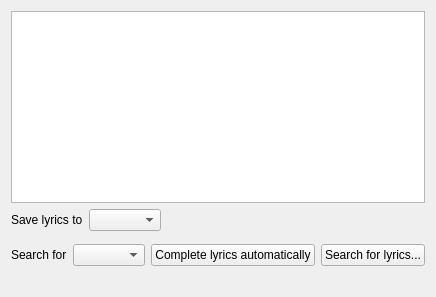
<?xml version="1.0" encoding="UTF-8"?>
<ui version="4.0">
 <class>LyricsTab</class>
 <widget class="QWidget" name="LyricsTab">
  <layout class="QVBoxLayout" name="layout_lyricstab">
   <property name="sizeConstraint">
    <enum>QLayout::SetMaximumSize</enum>
   </property>
   <item>
    <widget class="TextEdit" name="lyrics">
     <property name="has_reset_button" stdset="0">
      <bool>true</bool>
     </property>
     <property name="has_clear_button" stdset="0">
      <bool>false</bool>
     </property>
    </widget>
   </item>
   <item>
    <layout class="QHBoxLayout" name="layout_storage">
     <item>
      <widget class="QLabel" name="label_storage">
       <property name="text">
        <string>Save lyrics to</string>
       </property>
       <property name="buddy">
        <cstring>storage</cstring>
       </property>
      </widget>
     </item>
     <item>
      <widget class="QComboBox" name="storage">
       <property name="accessibleName">
        <string>Save lyrics to</string>
       </property>
       <property name="accessibleDescription">
        <string>Where the lyrics are saved: the collection database only or the tags of the file</string>
       </property>
      </widget>
     </item>
     <item>
      <spacer name="spacer_storage">
       <property name="orientation">
        <enum>Qt::Horizontal</enum>
       </property>
       <property name="sizeHint" stdset="0">
        <size>
         <width>0</width>
         <height>0</height>
        </size>
       </property>
      </spacer>
     </item>
    </layout>
   </item>
   <item>
    <widget class="QLabel" name="label_lyrics">
     <property name="enabled">
      <bool>false</bool>
     </property>
     <property name="maximumSize">
      <size>
       <width>1</width>
       <height>1</height>
      </size>
     </property>
     <property name="text">
      <string/>
     </property>
     <property name="buddy">
      <cstring>lyrics</cstring>
     </property>
    </widget>
   </item>
   <item>
    <layout class="QHBoxLayout" name="layout_fetch">
     <item>
      <widget class="QLabel" name="label_search_type">
       <property name="text">
        <string>Search for</string>
       </property>
       <property name="buddy">
        <cstring>search_type</cstring>
       </property>
      </widget>
     </item>
     <item>
      <widget class="QComboBox" name="search_type">
       <property name="toolTip">
        <string>Whether to search for lyrics, synchronized lyrics or both</string>
       </property>
      </widget>
     </item>
     <item>
      <widget class="QPushButton" name="fetch">
       <property name="toolTip">
        <string>Use the best lyrics found for each selected song which is missing them</string>
       </property>
       <property name="text">
        <string>Complete lyrics automatically</string>
       </property>
      </widget>
     </item>
     <item>
      <widget class="QPushButton" name="search">
       <property name="toolTip">
        <string>Search all lyrics providers and choose the lyrics to use</string>
       </property>
       <property name="text">
        <string>Search for lyrics...</string>
       </property>
      </widget>
     </item>
     <item>
      <spacer name="spacer_fetch">
       <property name="orientation">
        <enum>Qt::Horizontal</enum>
       </property>
       <property name="sizeHint" stdset="0">
        <size>
         <width>0</width>
         <height>0</height>
        </size>
       </property>
      </spacer>
     </item>
    </layout>
   </item>
   <item>
    <widget class="QLabel" name="status">
     <property name="text">
      <string/>
     </property>
    </widget>
   </item>
  </layout>
 </widget>
 <customwidgets>
  <customwidget>
   <class>TextEdit</class>
   <extends>QTextEdit</extends>
   <header>widgets/lineedit.h</header>
  </customwidget>
 </customwidgets>
 <tabstops>
  <tabstop>lyrics</tabstop>
  <tabstop>storage</tabstop>
  <tabstop>search_type</tabstop>
  <tabstop>fetch</tabstop>
  <tabstop>search</tabstop>
 </tabstops>
 <resources/>
 <connections/>
</ui>
